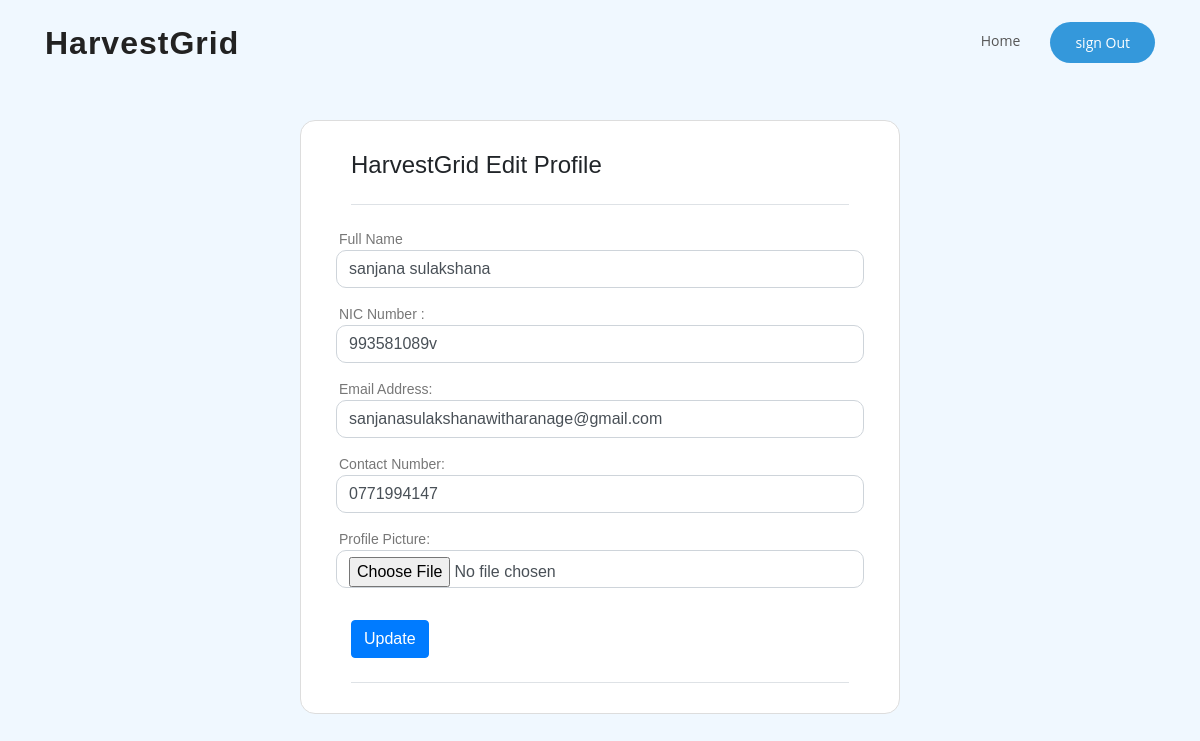
The page /pages/editprofile.php (signed in) on the database its author committed.
### tables this page shows
CREATE TABLE `users` (
  `user_id` int(11) NOT NULL,
  `user_name` varchar(150) NOT NULL,
  `user_nic` varchar(12) NOT NULL,
  `user_password` varchar(255) NOT NULL,
  `user_email` varchar(150) NOT NULL,
  `user_tp` varchar(10) NOT NULL,
  `user_gender` char(1) NOT NULL,
  `user_age` int(2) NOT NULL,
  `user_crop` varchar(50) NOT NULL,
  `user_lat` float(10,6) NOT NULL,
  `user_lng` float(10,6) NOT NULL,
  `user_city` varchar(30) NOT NULL DEFAULT 'N/A',
  `user_role` char(1) NOT NULL DEFAULT 'F',
  `status` char(1) DEFAULT 'N',
  `user_rating` int(11) NOT NULL DEFAULT 10,
  `user_img` text NOT NULL DEFAULT 'nopropic.webp',
  `user_regdate` timestamp NOT NULL DEFAULT current_timestamp() ON UPDATE current_timestamp()
);

### pages/editprofile.php (the view, shortened to what this page needs)
<?php
include "../includes/editprofile.php";
$user_id = ($_SESSION['user_id']);
$query = "SELECT * from users WHERE user_id = '$user_id'";
$result = mysqli_query($con, $query);
while ($row = mysqli_fetch_assoc($result)) {
    $email = $row['user_email'];
    $name = $row['user_name'];
    $nic = $row['user_nic'];
    $tp = $row['user_tp'];
    $img = $row['user_img'];
}
?>
<!DOCTYPE html>
<html lang="en">
<head>
    <link href="../assets/css/style.css" rel="stylesheet">
    <link rel="stylesheet" href="https://maxcdn.bootstrapcdn.com/bootstrap/4.5.2/css/bootstrap.min.css">
    <link rel="stylesheet" href="https://stackpath.bootstrapcdn.com/bootstrap/4.3.1/css/bootstrap.min.css">
    <link href="../assets/css/formstyle.css" rel="stylesheet">
</head>
<body>
    <header id="header" class="fixed-top d-flex align-items-center">
        <div class="container d-flex align-items-center">
            <div class="logo mr-auto">
                <h1 class="text-light"><a href="../index.php"><span>HarvestGrid</span></a></h1>
            </div>
            <nav class="nav-menu d-none d-lg-block">
                <ul>
                    <li><a href="../index.php">Home</a></li>
                    <li class="get-started"><a href="../includes/signout.php">sign Out</a></li>
                </ul>
            </nav>
        </div>
    </header>
    <br><br><br>
    <?php if ($_SESSION['user_role'] != "A") { ?>
        <div class="wrapper bg-white mt-sm-5">
            <h4 class="pb-4 border-bottom">HarvestGrid Edit Profile</h4>
            <form action="" class="needs-validation" method="post" enctype="multipart/form-data" novalidate>
                <div class="py-2">
                    <div class="row py-2">
                        <label for="name">Full Name</label>
                        <input type="text" class="form-control" id="name" placeholder="Enter Name" name="user_name" value="<?php if (isset($name)) {
                                                                                                                                echo $name;
                                                                                                                            } ?>" required>
                    </div>
                    <div class="row py-2">
                        <label for="nic">NIC Number : </label>
                        <input type="text" class="form-control" id="nic" placeholder="Enter NIC Number" name="user_nic" pattern=".{10,12}" value="<?php if (isset($nic)) {
                                                                                                                                                        echo $nic;
                                                                                                                                                    } ?>" required>
                    </div>
                    <div class="row py-2">
                        <label for="email">Email Address:</label>
                        <input type="email" class="form-control" id="email" placeholder="Enter Email" name="user_email" pattern="[a-z0-9._%+-]+@[a-z0-9.-]+\.[a-z]{2,}$" value="<?php if (isset($email)) {
                                                                                                                                                                                    echo $email;
                                                                                                                                                                                } ?>" required>
                    </div>
                    <div class="row py-2">
                        <label for="tp">Contact Number:</label>
                        <input type="text" class="form-control" id="tp" placeholder="Enter Contact Number" name="user_tp" pattern=".{10}" value="<?php if (isset($tp)) {
                                                                                                                                                        echo $tp;
                                                                                                                                                    } ?>" required>
                    </div>
                    <?php if ($img != "nopropic.webp") { ?>
                        <div class="row py-2">
                            <label for="img">Profile Picture:</label>
                            <input type="file" class="form-control" id="file" placeholder="Add Image" name="img" required>
                        </div>
                    <?php } ?>
                </div>
                <div class="py-3 pb-4 border-bottom"> <button type="submit" class="btn btn-primary mr-3">Update</button></div>
        </div>
    <?php } ?>
</body>
</html>

### assets/css/style.css (style rules this page uses)
body { font-family: "Open Sans", sans-serif; color: #444444; }
a { color: #3498db; }
h1, h2, h3, h4, h5, h6 { font-family: "Raleway", sans-serif; }
#header { z-index: 997; transition: all 0.5s; padding: 22px 0; }
#header .logo h1 { font-size: 32px; margin: 0; padding: 0; line-height: 1; font-weight: 700; letter-spacing: 1px; }
#header .logo h1 a, #header .logo h1 a:hover { color: #222222; text-decoration: none; }
.nav-menu, .nav-menu * { margin: 0; padding: 0; list-style: none; }
.nav-menu > ul > li { position: relative; white-space: nowrap; float: left; }
.nav-menu a { display: block; position: relative; color: #555555; padding: 8px 0 12px 25px; transition: 0.3s; font-size: 14px; font-family: "Open Sans", sans-serif; }
.nav-menu .get-started a { background: #3498db; color: #fff; border-radius: 50px; margin: 0 0 0 30px; padding: 10px 25px; }

### assets/css/formstyle.css (style rules this page uses)
body { font-family: 'Poppins', sans-serif; background-color: aliceblue }
.wrapper { padding: 30px 50px; border: 1px solid #ddd; border-radius: 15px; margin: 10px auto; max-width: 600px }
label { margin-bottom: 0; font-size: 14px; font-weight: 500; color: #777; padding-left: 3px }
.form-control { border-radius: 10px }

### rows shown on the page
users: user_name "sanjana sulakshana", user_nic "993581089v", user_email "sanjanasulakshanawitharanage@gmail.com", user_tp "0771994147"
